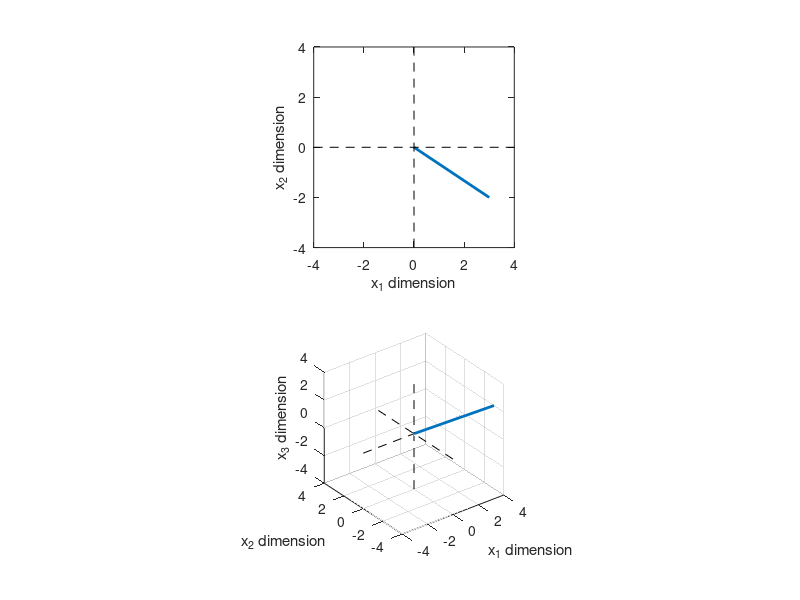

Here is the MATLAB script that generated this plot:
% vectors

v2 = [3 -2];
v3 = [4 -3 2];

% row to column:
v3'

% plot them
figure(1), clf
subplot(211)

% the main plotting line
plot([0 v2(1)], [0 v2(2)], 'linew', 2)

% this code just makes the plot look nice
axis square
axis([-4 4 -4 4])
hold on
plot(get(gca, 'xlim'), [0 0], 'k--')
plot([0 0], get(gca, 'ylim'), 'k--')
xlabel('x_1 dimension')
ylabel('x_2 dimension')

% plot the 3D vector
subplot(212)

plot3([0 v3(1)], [0 v3(2)], [0 v3(3)],'linew', 2)

% this code just makes the plot look nice
axis square
axis([-4 4 -4 4 -4 4])
hold on, grid on
plot3(get(gca, 'xlim'), [0 0], [0,0], 'k--')
plot3([0 0], get(gca, 'ylim'), [0 0], 'k--')
plot3([0 0], [0 0], get(gca, 'zlim'), 'k--')
xlabel('x_1 dimension')
ylabel('x_2 dimension')
zlabel('x_3 dimension')
rotate3d on


